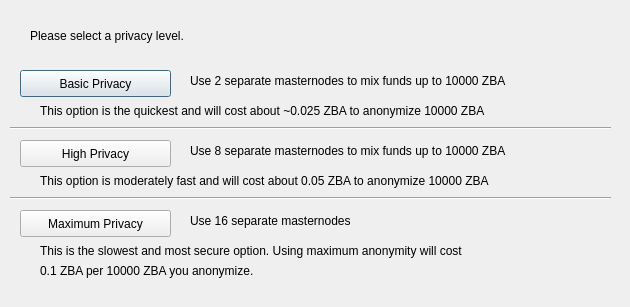
<?xml version="1.0" encoding="UTF-8"?>
<ui version="4.0">
 <class>ObfuscationConfig</class>
 <widget class="QDialog" name="ObfuscationConfig">
  <property name="geometry">
   <rect>
    <x>0</x>
    <y>0</y>
    <width>630</width>
    <height>307</height>
   </rect>
  </property>
  <property name="windowTitle">
   <string>Configure Obfuscation</string>
  </property>
  <widget class="QPushButton" name="buttonBasic">
   <property name="geometry">
    <rect>
     <x>20</x>
     <y>70</y>
     <width>151</width>
     <height>27</height>
    </rect>
   </property>
   <property name="text">
    <string>Basic Privacy</string>
   </property>
  </widget>
  <widget class="QPushButton" name="buttonHigh">
   <property name="geometry">
    <rect>
     <x>20</x>
     <y>140</y>
     <width>151</width>
     <height>27</height>
    </rect>
   </property>
   <property name="text">
    <string>High Privacy</string>
   </property>
  </widget>
  <widget class="QPushButton" name="buttonMax">
   <property name="geometry">
    <rect>
     <x>20</x>
     <y>210</y>
     <width>151</width>
     <height>27</height>
    </rect>
   </property>
   <property name="text">
    <string>Maximum Privacy</string>
   </property>
  </widget>
  <widget class="QLabel" name="label">
   <property name="geometry">
    <rect>
     <x>30</x>
     <y>20</y>
     <width>571</width>
     <height>31</height>
    </rect>
   </property>
   <property name="text">
    <string>Please select a privacy level.</string>
   </property>
  </widget>
  <widget class="QLabel" name="label_2">
   <property name="geometry">
    <rect>
     <x>190</x>
     <y>70</y>
     <width>421</width>
     <height>21</height>
    </rect>
   </property>
   <property name="text">
    <string>Use 2 separate masternodes to mix funds up to 10000 ZBA</string>
   </property>
  </widget>
  <widget class="QLabel" name="label_3">
   <property name="geometry">
    <rect>
     <x>190</x>
     <y>140</y>
     <width>411</width>
     <height>21</height>
    </rect>
   </property>
   <property name="text">
    <string>Use 8 separate masternodes to mix funds up to 10000 ZBA</string>
   </property>
  </widget>
  <widget class="QLabel" name="label_4">
   <property name="geometry">
    <rect>
     <x>190</x>
     <y>210</y>
     <width>421</width>
     <height>21</height>
    </rect>
   </property>
   <property name="text">
    <string>Use 16 separate masternodes</string>
   </property>
  </widget>
  <widget class="QLabel" name="label_6">
   <property name="geometry">
    <rect>
     <x>40</x>
     <y>100</y>
     <width>561</width>
     <height>21</height>
    </rect>
   </property>
   <property name="text">
    <string>This option is the quickest and will cost about ~0.025 ZBA to anonymize 10000 ZBA</string>
   </property>
  </widget>
  <widget class="QLabel" name="label_7">
   <property name="geometry">
    <rect>
     <x>40</x>
     <y>170</y>
     <width>561</width>
     <height>21</height>
    </rect>
   </property>
   <property name="text">
    <string>This option is moderately fast and will cost about 0.05 ZBA to anonymize 10000 ZBA</string>
   </property>
  </widget>
  <widget class="QLabel" name="label_8">
   <property name="geometry">
    <rect>
     <x>40</x>
     <y>240</y>
     <width>561</width>
     <height>21</height>
    </rect>
   </property>
   <property name="text">
    <string>This is the slowest and most secure option. Using maximum anonymity will cost</string>
   </property>
  </widget>
  <widget class="QLabel" name="label_9">
   <property name="geometry">
    <rect>
     <x>40</x>
     <y>260</y>
     <width>561</width>
     <height>21</height>
    </rect>
   </property>
   <property name="text">
    <string>0.1 ZBA per 10000 ZBA you anonymize.</string>
   </property>
  </widget>
  <widget class="Line" name="line">
   <property name="geometry">
    <rect>
     <x>10</x>
     <y>120</y>
     <width>601</width>
     <height>16</height>
    </rect>
   </property>
   <property name="orientation">
    <enum>Qt::Horizontal</enum>
   </property>
  </widget>
  <widget class="Line" name="line_2">
   <property name="geometry">
    <rect>
     <x>10</x>
     <y>190</y>
     <width>601</width>
     <height>16</height>
    </rect>
   </property>
   <property name="orientation">
    <enum>Qt::Horizontal</enum>
   </property>
  </widget>
 </widget>
 <resources/>
 <connections/>
</ui>
